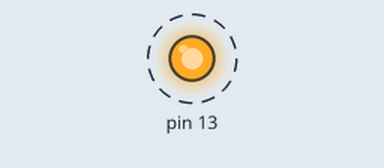
Bench run of a sketch on a simulated Arduino Uno, built with avr-gcc and run on an emulated ATmega328P. Shown: output pins drawn as LEDs (lit = HIGH). Dashed ring = blinking. What the sketch prints to the serial monitor is not drawn.

Above: at 0.5 s.
Timing chart, 0 to 4.6 s (numbered marks = the images above):
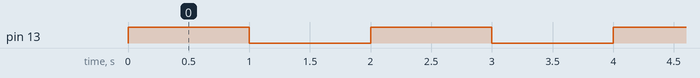

Measured:
- by itself, pin 13: alternates HIGH for 1.0 s and LOW for 1.0 s

The sketch:

01_2_SerialCommunication_LED.ino
```cpp
int ledStatus = 0;

void setup() {
  // put your setup code here, to run once:
  pinMode(13, OUTPUT);
  Serial.begin(9600);

}

void loop() {
  ledStatus = digitalRead(13);

  Serial.println(ledStatus);
  digitalWrite(13,  !ledStatus);

  delay(1000);

}
```
